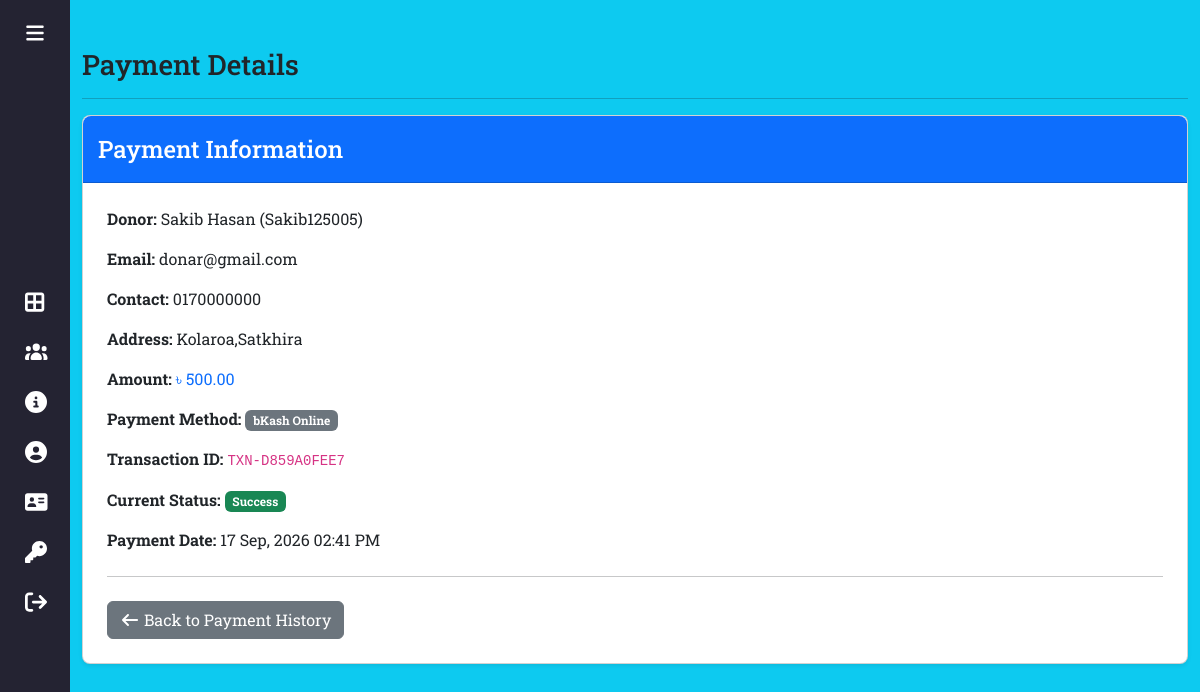
Screenshot of /payment-detail-admin/30 (signed in) with the database file from the repository.
### app/models.py (models this page shows, shortened)
class Payment(models.Model):
    donar = models.ForeignKey(Donar, on_delete=models.CASCADE)
    amount = models.DecimalField(max_digits=10, decimal_places=2)
    payment_method = models.CharField(max_length=30, choices= PAYMENT_METHOD_CHOICES)
    transaction_id = models.CharField(max_length=100, null=True, blank=True)
    status = models.CharField(max_length=20, choices= PAYMENT_STATUS_CHOICES, default='Pending')
    payment_date = models.DateTimeField(auto_now_add=True)

class Donar(models.Model):
    user = models.ForeignKey(User, on_delete=models.CASCADE)
    contact = models.CharField(max_length=15, null=True)
    address = models.CharField(max_length=300, null=True)
    userpic = models.ImageField(upload_to='Donar', null=True, blank=True)
    regdate = models.DateTimeField(auto_now_add=True)

### app/views.py (the view)
# urls.py: path("payment-detail-admin/<int:pid>", views.payment_detail_admin, name="payment_detail_admin"),
def payment_detail_admin(request, pid):
    if not request.user.is_authenticated:
        return redirect('/login_admin')
    payment = Payment.objects.get(id = pid)
    if request.method == 'POST':
        payment.status = request.POST.get('status')
        payment.save()
        messages.success(request,'Payment Status Updated Successfully')
        return redirect('payment_detail_admin', pid=payment.id)
    return render(request,'payment-detail-admin.html',locals())

### app/templates/payment-detail-admin.html (shortened to what this page needs)
{% extends 'base-admin.html' %}
{% load static %}
{% block main %}
<div class="container mt-5">
    <h3>Payment Details</h3>
    <hr>
    <div class="card shadow-sm mb-4" style="border-radius: 8px;">
        <div class="card-header bg-primary text-white" style="border-top-left-radius: 8px; border-top-right-radius: 8px;">
            <h4 class="mb-0 py-1">Payment Information</h4>
        </div>
        <div class="card-body p-4">
            <p>
                <strong>Donor:</strong>
                {{ payment.donar.user.first_name }}
                {{ payment.donar.user.last_name }}
                ({{ payment.donar.user.username }})
            </p>
            <p>
                <strong>Email:</strong>
                {{ payment.donar.user.email }}
            </p>
            <p>
                <strong>Contact:</strong>
                {{ payment.donar.contact }}
            </p>
            <p>
                <strong>Address:</strong>
                {{ payment.donar.address }}
            </p>
            <p>
                <strong>Amount:</strong>
                <span class="text-primary font-weight-bold">৳ {{ payment.amount }}</span>
            </p>
            <p>
                <strong>Payment Method:</strong>
                <span class="badge bg-secondary">{{ payment.payment_method }}</span>
            </p>
            <p>
                <strong>Transaction ID:</strong>
                <code>{{ payment.transaction_id }}</code>
            </p>
            <p>
                <strong>Current Status:</strong>
                    {% if payment.status == 'Pending' %}
                        <span class="badge bg-warning text-dark">Pending</span>
                    {% elif payment.status == 'Success' %}
                        <span class="badge bg-success">Success</span>
                    {% elif payment.status == 'Failed' %}
                        <span class="badge bg-danger">Failed</span>
                    {% elif payment.status == 'Cancelled' %}
                        <span class="badge bg-dark">Cancelled</span>
                    {% endif %}
            </p>
            <p>
                <strong>Payment Date:</strong>
                {{ payment.payment_date|date:"d M, Y h:i A" }}
            </p>
            <hr class="my-4">
            <div class="mt-3">
                <a href="{% url 'manage_payment' %}" class="btn btn-secondary">
                    <i class="fas fa-arrow-left"></i> Back to Payment History
                </a>
            </div>
        </div>
    </div>
</div>
{% endblock main %}

### app/static/css/style-admin.css (style rules this page uses)
* { margin:0; padding:0; box-sizing: border-box; }
body { position: relative; min-height: 100vh; width: 100%; overflow: hidden; }
.card { transition:0.5s; }
.card::before, .card::after { position: absolute; top: 0; right: 0; bottom: 0; left: 0; transform: scale3d(0, 0, 1); transition: transform .3s ease-out 0s; background: rgba(255, 255, 255, 0.1); content: ''; pointer-events: none; }
.card::before { transform-origin: left top; }
.card::after { transform-origin: right bottom; }
.card { width: 100%; min-height: 220px; }
.card-header { padding: 15px; }

### rows the page displays
Payment: donar.user.first_name "Sakib", donar.user.last_name "Hasan", donar.user.username "Sakib125005", donar.user.email "donar@gmail.com", donar.contact "0170000000", donar.address "Kolaroa,Satkhira", amount "500.00", payment_method "bKash Online", transaction_id "TXN-D859A0FEE7", payment_date "17 Sep, 2026 02:41 PM"
